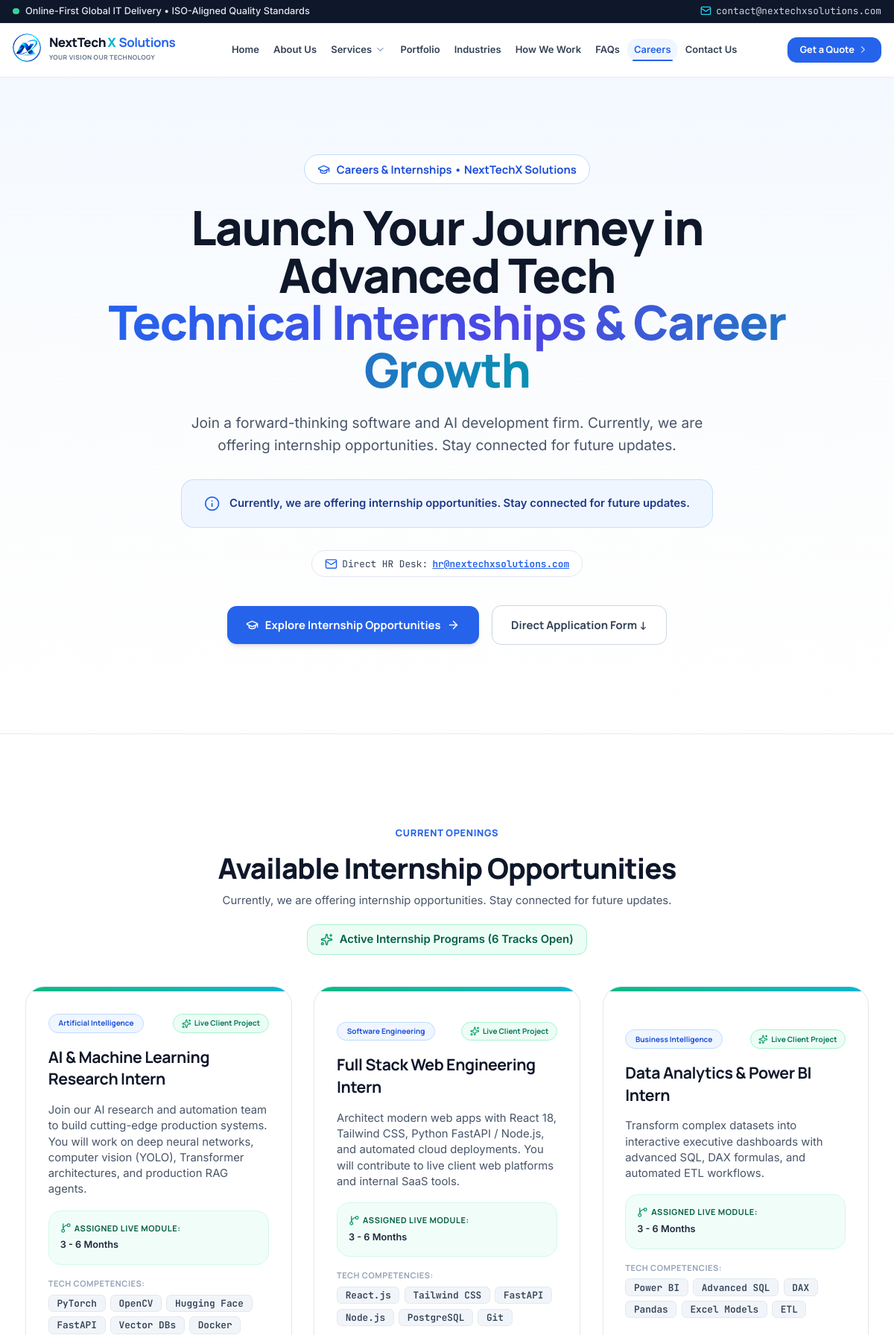
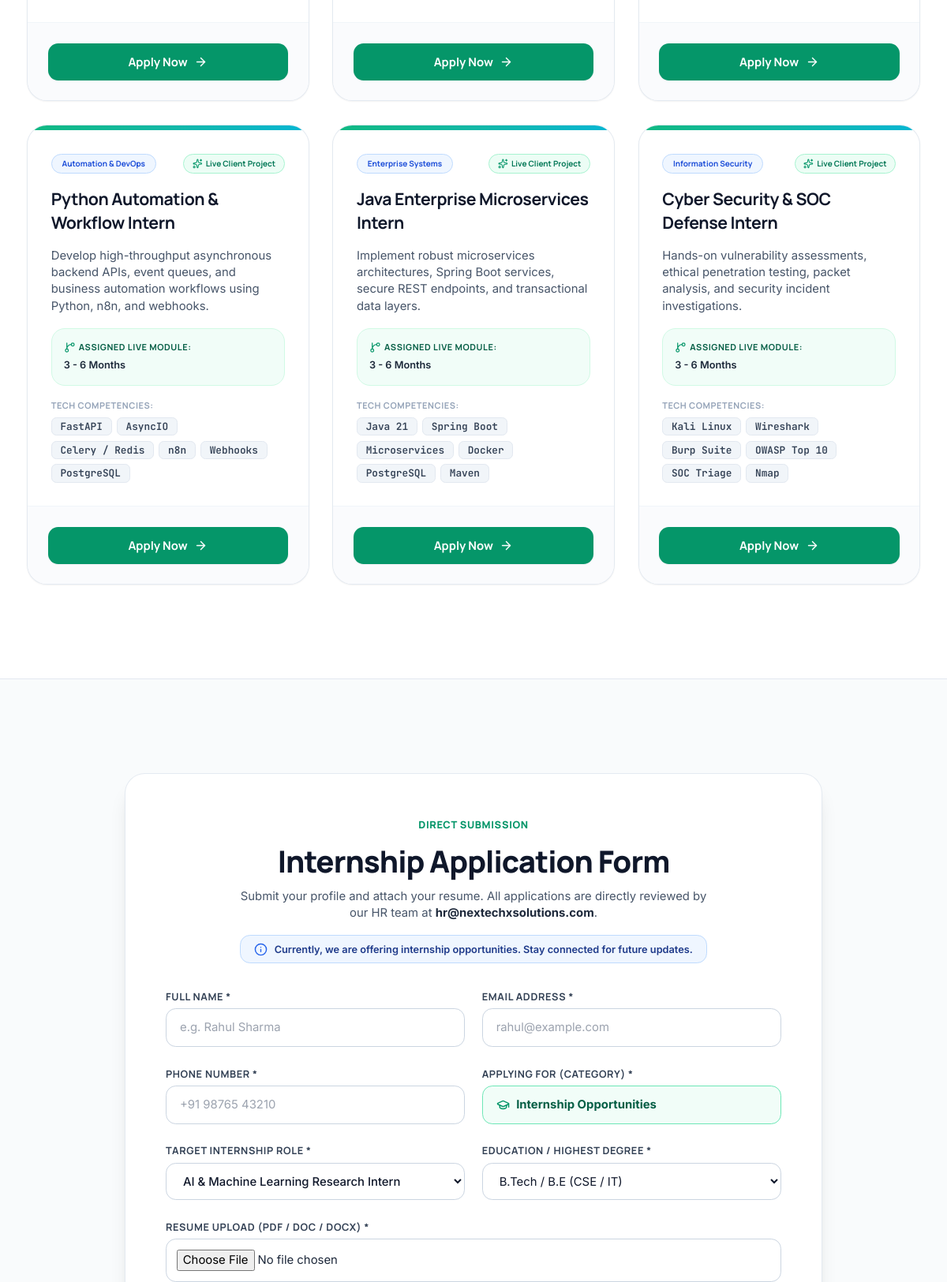
/php/careers.php (upper part), run on the app's committed database (2 pictures, top to bottom).
### tables this page shows
CREATE TABLE cms_site_settings (
            id INTEGER PRIMARY KEY AUTOINCREMENT,
            setting_key TEXT UNIQUE NOT NULL,
            setting_value TEXT NOT NULL,
            setting_group TEXT DEFAULT 'general',
            updated_at TEXT DEFAULT CURRENT_TIMESTAMP
        );

CREATE TABLE cms_careers_opportunities (
        id INTEGER PRIMARY KEY AUTOINCREMENT,
        slug TEXT UNIQUE NOT NULL,
        title TEXT NOT NULL,
        type TEXT DEFAULT 'Internship',
        department TEXT,
        location TEXT DEFAULT 'Remote (Global)',
        duration TEXT DEFAULT '3 - 6 Months',
        stipend TEXT,
        eligibility TEXT,
        description TEXT,
        responsibilities TEXT,
        requirements TEXT,
        skills TEXT,
        sort_order INTEGER DEFAULT 0,
        is_active INTEGER DEFAULT 1,
        created_at DATETIME DEFAULT CURRENT_TIMESTAMP,
        updated_at DATETIME DEFAULT CURRENT_TIMESTAMP
    );

### php/careers.php (the view, shortened to what the rows shown need)
<?php
require_once __DIR__ . '/includes/cms.php';
require_once __DIR__ . '/includes/header.php';
$cms_opps = cms_get_career_opportunities(true);
if (!empty($cms_opps)) {
    $internship_roles = [];
    foreach ($cms_opps as $opp) {
        $internship_roles[] = [
            "id" => $opp['slug'],
            "title" => $opp['title'],
            "domain" => $opp['department'] ?? 'Engineering',
            "badgeColor" => "bg-blue-50 text-blue-700 border-blue-200",
            "desc" => $opp['description'] ?? '',
            "skills" => is_array($opp['skills']) ? $opp['skills'] : (json_decode($opp['skills'] ?? '[]', true) ?: []),
            "liveProject" => $opp['duration'] ?? 'Live Client Project Track'
        ];
    }
}
?>
<section class="relative pt-16 pb-20 lg:pt-24 lg:pb-28 bg-gradient-to-b from-blue-50/70 via-slate-50/50 to-white border-b border-slate-200/80 overflow-hidden text-center">
    <div class="max-w-7xl mx-auto px-4 sm:px-6 lg:px-8 space-y-6 relative z-10">
        <h1 class="text-3xl xs:text-4xl sm:text-5xl lg:text-6xl font-black text-slate-900 tracking-tight leading-tight max-w-4xl mx-auto font-heading">
            Launch Your Journey in Advanced Tech <br>
            <span class="text-transparent bg-clip-text bg-gradient-to-r from-blue-600 via-indigo-600 to-cyan-600">
            </span>
        </h1>
    </div>
</section>
<section id="opportunities" class="py-20 lg:py-28 bg-white scroll-mt-20">
    <div class="max-w-7xl mx-auto px-4 sm:px-6 lg:px-8 space-y-10">
        <div class="text-center max-w-3xl mx-auto space-y-3">
            <h2 class="text-3xl sm:text-4xl font-extrabold text-slate-900 tracking-tight font-heading">
                Available Internship Opportunities
            </h2>
        </div>
        <div class="grid grid-cols-1 md:grid-cols-2 lg:grid-cols-3 gap-7">
            <?php foreach ($internship_roles as $role): ?>
                <div class="rounded-3xl bg-white border border-slate-200/90 shadow-sm hover:shadow-xl hover:border-emerald-400 transition-all duration-300 flex flex-col justify-between overflow-hidden group text-left">
                    <div class="h-1.5 w-full bg-gradient-to-r from-emerald-500 via-teal-500 to-cyan-500"></div>
                    <div class="p-7 space-y-4">
                        <div class="flex items-center justify-between">
                            <span class="px-3 py-1 rounded-full text-[10px] font-bold border font-heading <?= $role['badgeColor'] ?>">
                                <?= htmlspecialchars($role['domain']) ?>
                            </span>
                            <span class="px-2.5 py-1 rounded-full text-[10px] font-bold bg-emerald-50 text-emerald-700 border border-emerald-200 flex items-center gap-1 font-heading">
                                <i data-lucide="sparkles" class="w-3 h-3 text-emerald-600"></i>
                                <span>Live Client Project</span>
                            </span>
                        </div>
                        <h4 class="text-xl font-bold text-slate-900 group-hover:text-emerald-700 transition-colors font-heading">
                            <?= htmlspecialchars($role['title']) ?>
                        </h4>
                        <p class="text-xs sm:text-sm text-slate-600 leading-relaxed font-normal">
                            <?= htmlspecialchars($role['desc']) ?>
                        </p>
                        <div class="p-3.5 rounded-2xl bg-emerald-50/70 border border-emerald-100 space-y-1">
                            <div class="text-[11px] font-bold uppercase tracking-wider text-emerald-800 flex items-center gap-1 font-heading">
                                <i data-lucide="git-branch" class="w-3.5 h-3.5 text-emerald-600"></i>
                                <span>Assigned Live Module:</span>
                            </div>
                            <div class="text-slate-800 text-xs font-semibold leading-relaxed">
                                <?= htmlspecialchars($role['liveProject']) ?>
                            </div>
                        </div>
                        <div>
                            <div class="text-[11px] font-bold uppercase tracking-wider text-slate-400 mb-1.5 font-heading">Tech Competencies:</div>
                            <div class="flex flex-wrap gap-1.5">
                                <?php foreach ($role['skills'] as $sk): ?>
                                    <span class="px-2.5 py-0.5 rounded-md bg-slate-100 border border-slate-200 text-slate-700 text-xs font-semibold font-mono"><?= htmlspecialchars($sk) ?></span>
                                <?php endforeach; ?>
                            </div>
                        </div>
                    </div>
                    <div class="p-6 bg-slate-50/70 border-t border-slate-100">
                        <button onclick="applyForRole('<?= htmlspecialchars($role['title']) ?>')" class="w-full py-3 px-4 rounded-xl bg-emerald-600 hover:bg-emerald-700 text-white font-bold text-xs sm:text-sm flex items-center justify-center gap-2 shadow-sm hover:shadow-md transition-all font-heading">
                            <span>Apply Now</span>
                            <i data-lucide="arrow-right" class="w-4 h-4"></i>
                        </button>
                    </div>
                </div>
            <?php endforeach; ?>
        </div>
    </div>
</section>
<section id="apply-form" class="py-20 lg:py-28 bg-slate-50/80 border-t border-slate-200 scroll-mt-20">
    <div class="max-w-4xl mx-auto px-4 sm:px-6 lg:px-8">
        <div class="rounded-3xl bg-white border border-slate-200/90 shadow-xl p-6 sm:p-10 lg:p-12 space-y-8">
            <div class="text-center space-y-3">
                <h2 class="text-2xl sm:text-3xl lg:text-4xl font-extrabold text-slate-900 tracking-tight font-heading">
                    Internship Application Form
                </h2>
            </div>
        </div>
    </div>
</section>
<?php require_once __DIR__ . '/includes/footer.php'; ?>

### php/includes/header.php (shortened to what the rows shown need)
<?php
require_once __DIR__ . '/cms.php';
$cms_email = cms_get_setting('email_contact', SITE_EMAIL_CONTACT);
?>
<!DOCTYPE html>
<html lang="en" class="scroll-smooth scroll-pt-28 overflow-x-clip">
<head>
    <script src="https://cdn.tailwindcss.com"></script>
</head>
<body class="bg-white text-slate-800 antialiased selection:bg-blue-600/15 selection:text-blue-700 min-h-screen overflow-x-clip flex flex-col">
    <div class="fixed top-0 left-0 right-0 z-50 w-full">
        <?php $announcement = cms_get_global_announcement(); ?>
        <?php if (!empty($announcement['enabled'])): ?>
        <div class="w-full <?= htmlspecialchars($announcement['bg'] ?? 'bg-slate-900') ?> text-slate-300 py-1.5 px-4 text-xs border-b border-slate-800/80 transition-all duration-300">
            <div class="max-w-7xl mx-auto flex items-center justify-between">
                <div class="flex items-center gap-2">
                    <span class="inline-block w-2 h-2 rounded-full bg-emerald-400 animate-pulse"></span>
                    <?php if (!empty($announcement['link'])): ?>
                        <a href="<?= htmlspecialchars($announcement['link']) ?>" class="font-medium text-slate-200 hover:text-cyan-400 transition-colors">
                            <?= htmlspecialchars($announcement['text']) ?>
                        </a>
                    <?php else: ?>
                        <span class="font-medium text-slate-200"><?= htmlspecialchars($announcement['text']) ?></span>
                    <?php endif; ?>
                </div>
                <div class="flex items-center gap-3 sm:gap-4 text-xs font-mono">
                    <a href="mailto:<?= htmlspecialchars($cms_email) ?>" class="hover:text-cyan-400 flex items-center gap-1.5 transition-colors">
                        <i data-lucide="mail" class="w-3.5 h-3.5 text-cyan-400"></i>
                        <span><?= htmlspecialchars($cms_email) ?></span>
                    </a>
                </div>
            </div>
        </div>
        <?php endif; ?>
    </div>
    <main class="flex-grow">

### data on the page
cms_site_settings: setting_value "contact@nextechxsolutions.com"
cms_careers_opportunities: department "Artificial Intelligence", title "AI & Machine Learning Research Intern", description "Join our AI research and automation team to build cutting-edge production systems. You will work on deep neural networks, computer vision (YOLO), Transformer architectures, and production RAG agents.", duration "3 - 6 Months", sk "PyTorch", sk "OpenCV", sk "Hugging Face", sk "FastAPI", sk "Vector DBs", sk "Docker"
cms_careers_opportunities: department "Software Engineering", title "Full Stack Web Engineering Intern", description "Architect modern web apps with React 18, Tailwind CSS, Python FastAPI / Node.js, and automated cloud deployments. You will contribute to live client web platforms and internal SaaS tools.", duration "3 - 6 Months", sk "React.js", sk "Tailwind CSS", sk "FastAPI", sk "Node.js", sk "PostgreSQL", sk "Git"
cms_careers_opportunities: department "Business Intelligence", title "Data Analytics & Power BI Intern", description "Transform complex datasets into interactive executive dashboards with advanced SQL, DAX formulas, and automated ETL workflows.", duration "3 - 6 Months", sk "Power BI", sk "Advanced SQL", sk "DAX", sk "Pandas", sk "Excel Models", sk "ETL"
cms_careers_opportunities: department "Automation & DevOps", title "Python Automation & Workflow Intern", description "Develop high-throughput asynchronous backend APIs, event queues, and business automation workflows using Python, n8n, and webhooks.", duration "3 - 6 Months", sk "FastAPI", sk "AsyncIO", sk "Celery / Redis", sk "n8n", sk "Webhooks", sk "PostgreSQL"
cms_careers_opportunities: department "Enterprise Systems", title "Java Enterprise Microservices Intern", description "Implement robust microservices architectures, Spring Boot services, secure REST endpoints, and transactional data layers.", duration "3 - 6 Months", sk "Java 21", sk "Spring Boot", sk "Microservices", sk "Docker", sk "PostgreSQL", sk "Maven"
cms_careers_opportunities: department "Information Security", title "Cyber Security & SOC Defense Intern", description "Hands-on vulnerability assessments, ethical penetration testing, packet analysis, and security incident investigations.", duration "3 - 6 Months", sk "Kali Linux", sk "Wireshark", sk "Burp Suite", sk "OWASP Top 10", sk "SOC Triage", sk "Nmap"

### other printed values
$announcement['text'] "Online-First Global IT Delivery • ISO-Aligned Quality Standards"
SITE_TAGLINE "YOUR VISION OUR TECHNOLOGY"
SITE_EMAIL_HR "hr@nextechxsolutions.com"
count($internship_roles) "6"
form field position "AI & Machine Learning Research Intern"
